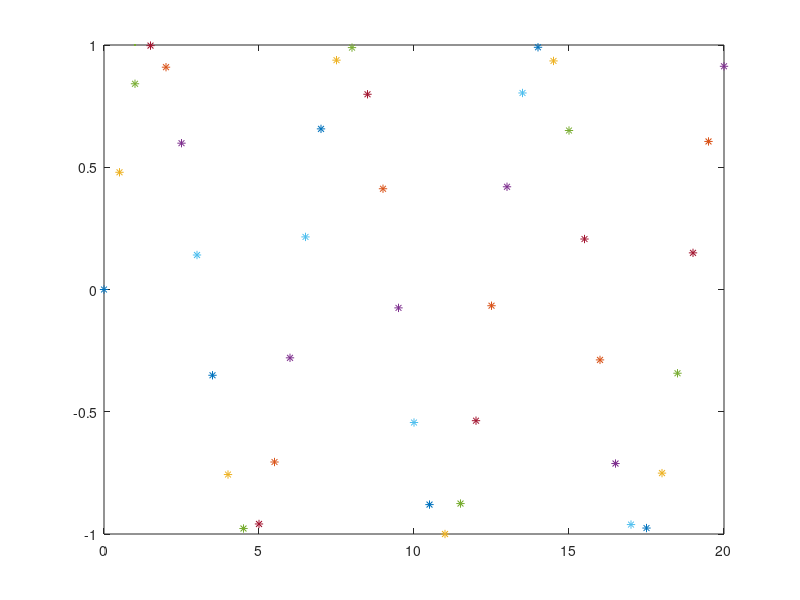

Recreate this plot in MATLAB.
clc
clear all
close all

figure(1)

val_x = [];
val_y = [];
contador = 1;

for x = 0:0.5:20
    y = sin(x)
    val_x(contador)=x;
    val_y(contador)=y;
    plot(x,y, '*', lineWidth=1)
    hold on 
    drawnow 
    pause(0.2)
    contador = contador +1;
end 
